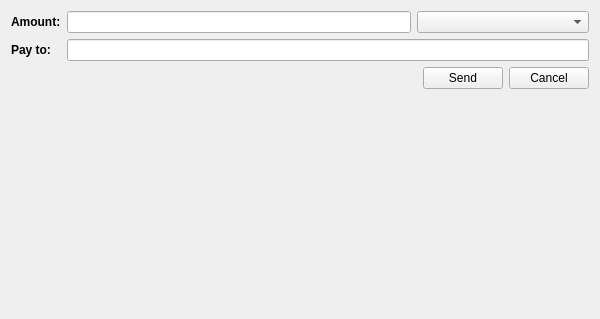
<?xml version="1.0" encoding="UTF-8"?>
<ui version="4.0">
 <class>Form</class>
 <widget class="QWidget" name="Form">
  <property name="geometry">
   <rect>
    <x>0</x>
    <y>0</y>
    <width>600</width>
    <height>319</height>
   </rect>
  </property>
  <property name="windowTitle">
   <string>Form</string>
  </property>
  <layout class="QVBoxLayout" name="topLayout" stretch="0,0,0">
   <item>
    <layout class="QHBoxLayout" name="horizontalLayout_2" stretch="0,1">
     <item>
      <layout class="QVBoxLayout" name="verticalLayout_2">
       <item>
        <widget class="QLabel" name="label">
         <property name="font">
          <font>
           <weight>75</weight>
           <bold>true</bold>
          </font>
         </property>
         <property name="text">
          <string>Amount:</string>
         </property>
        </widget>
       </item>
       <item>
        <widget class="QLabel" name="label_2">
         <property name="font">
          <font>
           <weight>75</weight>
           <bold>true</bold>
          </font>
         </property>
         <property name="frameShape">
          <enum>QFrame::NoFrame</enum>
         </property>
         <property name="text">
          <string>Pay to:</string>
         </property>
        </widget>
       </item>
      </layout>
     </item>
     <item>
      <layout class="QVBoxLayout" name="verticalLayout">
       <item>
        <layout class="QHBoxLayout" name="horizontalLayout_3" stretch="2,1">
         <item>
          <widget class="QLineEdit" name="lineEdit_2">
           <property name="readOnly">
            <bool>false</bool>
           </property>
          </widget>
         </item>
         <item>
          <widget class="QComboBox" name="comboBox"/>
         </item>
        </layout>
       </item>
       <item>
        <widget class="QLineEdit" name="lineEdit"/>
       </item>
      </layout>
     </item>
    </layout>
   </item>
   <item>
    <layout class="QHBoxLayout" name="horizontalLayout">
     <item>
      <spacer name="horizontalSpacer">
       <property name="orientation">
        <enum>Qt::Horizontal</enum>
       </property>
       <property name="sizeHint" stdset="0">
        <size>
         <width>40</width>
         <height>20</height>
        </size>
       </property>
      </spacer>
     </item>
     <item>
      <widget class="QPushButton" name="pushButton_2">
       <property name="text">
        <string>Send</string>
       </property>
      </widget>
     </item>
     <item>
      <widget class="QPushButton" name="pushButton">
       <property name="text">
        <string>Cancel</string>
       </property>
      </widget>
     </item>
    </layout>
   </item>
   <item>
    <spacer name="verticalSpacer">
     <property name="orientation">
      <enum>Qt::Vertical</enum>
     </property>
     <property name="sizeHint" stdset="0">
      <size>
       <width>20</width>
       <height>40</height>
      </size>
     </property>
    </spacer>
   </item>
  </layout>
 </widget>
 <resources/>
 <connections/>
</ui>
